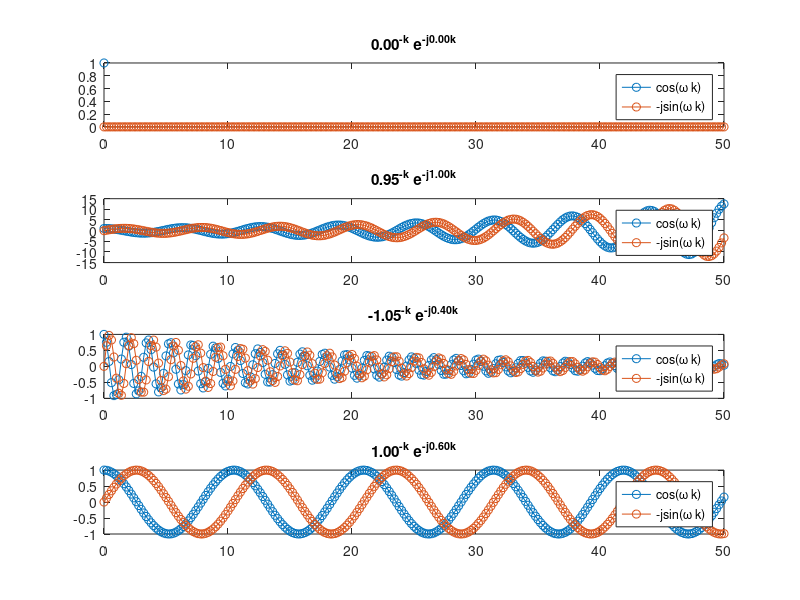

This figure's MATLAB source:
a_list = [0, 0.95, -1.05, 1];
w_list = [0, 1, 0.4, 0.6];
for i = 1:4
    subplot(4,1,i)
    k = [0:0.2:50];
    a = a_list(i);
    w = w_list(i);
    z = a .^ (-k) .* exp(-1j*w.*k);
    cosine = real(z);
    sine = -imag(z);
    plot(k,cosine, 'o-');
    hold on
    plot(k,sine, 'o-');
    legend('cos(\omega k)', '-jsin(\omega k)')
    title(sprintf('%.2f^{-k} e^{-j%.2fk}', a, w))
end
